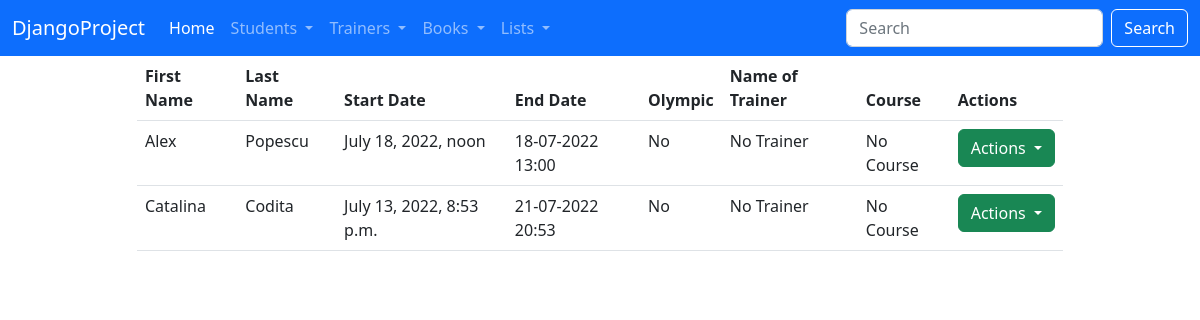
/list_of_students/, run on an earlier commit of the app's database.
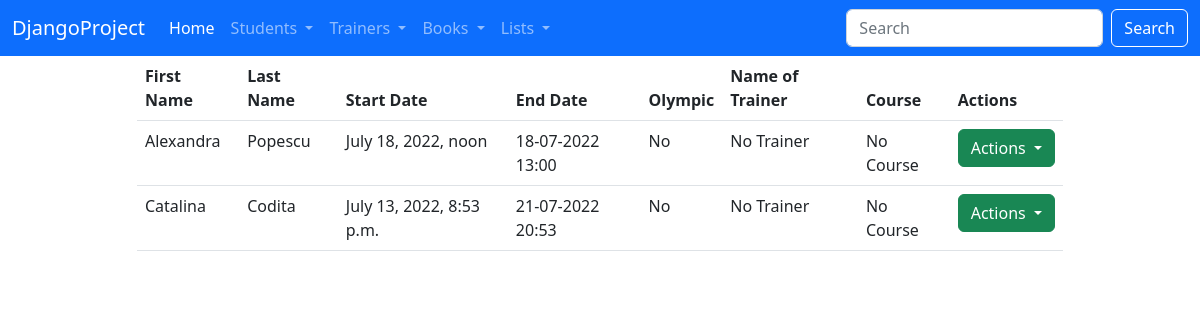
And on a later commit of the database.
### student/models.py (models this page shows)
class Student(models.Model):
    first_name = models.CharField(max_length=30)
    last_name = models.CharField(max_length=30)
    age = models.IntegerField()
    is_olympic = models.BooleanField(default=False)
    address = models.CharField(max_length=150)
    email = models.EmailField(max_length=50)
    description = models.TextField(max_length=300)
    start_date = models.DateTimeField()
    end_date = models.DateTimeField()
    active = models.BooleanField(default=True)
    created_at = models.DateTimeField(auto_now_add=True)
    updated_at = models.DateTimeField(auto_now=True)
    def __str__(self):
        return f"{self.first_name} {self.last_name}"

### student/views.py (the view)
# urls.py: path('list_of_students/', views.StudentListView.as_view(), name='list-of-students'),
class StudentListView(ListView):
    template_name = 'student/list_of_students.html'
    model = Student
    context_object_name = 'all_students'

### templates/student/list_of_students.html (shortened to what this page needs)
{% extends 'base.html' %}
{% block content %}
    <div class="container">
        <div class="row">
            <div class="col-md-10 offset-md-1">
                <table class="table">
                    <thead>
                    <tr>
                        <th>First Name</th>
                        <th>Last Name</th>
                        <th>Start Date</th>
                        <th>End Date</th>
                        <th>Olympic</th>
                        <th>Name of Trainer</th>
                        <th>Course</th>
                        <th>Actions</th>
                    </tr>
                    </thead>
                    <tbody>
                    {% for student in all_students %}
                        <tr>
                            <td>{{ student.first_name }}</td>
                            <td>{{ student.last_name }}</td>
                            <td>{{ student.start_date }}</td>
                            <td>{{ student.end_date|date:'d-m-Y H:i' }}</td>
                            <td>
                                {% if student.is_olympic %}
                                    Yes
                                {% else %}
                                    No
                                {% endif %}
                            </td>
                            <td>
                                {% if student.trainer %}
                                    {{ student.trainer }}
                                {% else %}
                                    No Trainer
                                {% endif %}
                            </td>
                            <td>
                                {% if student.trainer.course %}
                                    {{ student.trainer.course }}
                                {% else %}
                                    No Course
                                {% endif %}
                            </td>
                            <td>
                                <div class="dropdown">
                                    <button class="btn btn-success dropdown-toggle" type="button"
                                            data-bs-toggle="dropdown" aria-expanded="false">
                                        Actions
                                    </button>
                                </div>
                            </td>
                        </tr>
                    {% endfor %}
                    </tbody>
                </table>
            </div>
        </div>
    </div>
{% endblock %}

What changed in the data, as far as the page shows it:
changed Student "Popescu": first_name "Alex" → "Alexandra"
